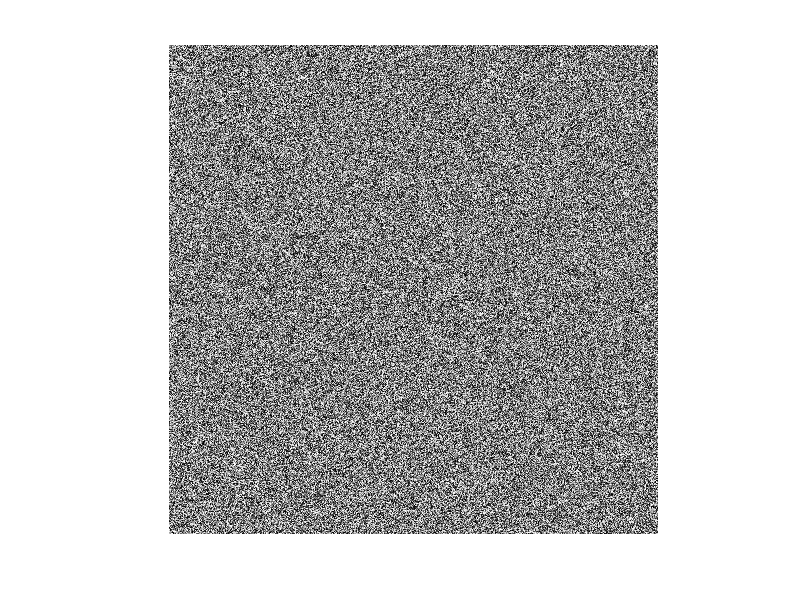

Source code (MATLAB):
function interactiveCircles()
    spotSize = 50;
    % Create a figure and axes
    figure('WindowButtonDownFcn', @mouseClickCallback);
    ax = axes;
    imshow(rand(500, 500), 'Parent', ax); % Display a random image
    hold on;

    % Store circle data
    circles = struct('patch', {}, 'position', {}, 'text', {}, 'id', {});
    availableIDs = []; % Pool of reusable IDs
    nextID = 1; % ID for the next circle, if no reusable IDs exist
    
    % Callback for mouse clicks
    function mouseClickCallback(~, ~)
        % Get current point
        pt = get(ax, 'CurrentPoint');
        x = pt(1, 1);
        y = pt(1, 2);
        
        % Check for modifier keys
        modifiers = get(gcf, 'CurrentModifier');
        isShift = ismember('shift', modifiers);
        isCtrl = ismember('control', modifiers);
        
        if isShift
            % Add a new circle
            addCircle(x, y);
        elseif isCtrl
            % Delete circle if clicked near
            deleteCircle(x, y);
        else
            % Drag existing circle
            dragCircle(x, y);
        end
    end

    % Add a new circle
    function addCircle(x, y)
        % Determine the ID for the new circle
        if ~isempty(availableIDs)
            id = sort(availableIDs(1)); % Reuse the first available ID
            availableIDs(1) = []; % Remove it from the pool
            availableIDs = sort(availableIDs);
        else
            id = nextID; % Use the next sequential ID
            nextID = nextID + 1; % Increment for future use
        end
        
        % Create the circle patch
        theta = linspace(0, 2*pi, 100);
        xCircle = x + spotSize * cos(theta);
        yCircle = y + spotSize * sin(theta);
        patchHandle = patch('XData', xCircle, 'YData', yCircle, ...
                            'FaceColor', 'w', 'EdgeColor', 'none', ...
                            'Parent', ax, 'FaceAlpha', 0.6);
        
        % Add text label for the circle
        textHandle = text(x, y, num2str(id), ...
                          'HorizontalAlignment', 'center', ...
                          'VerticalAlignment', 'middle', ...
                          'Color', 'k', 'FontSize', 25, ...
                          'FontWeight', 'bold');
        
        % Store circle data
        circles(end+1).patch = patchHandle;
        circles(end).position = [x, y];
        circles(end).text = textHandle;
        circles(end).id = id;
    end

    % Delete a circle
    function deleteCircle(x, y)
        for i = length(circles):-1:1
            % Check distance from circle center
            pos = circles(i).position;
            dist = sqrt((x - pos(1))^2 + (y - pos(2))^2);
            if dist < spotSize % Within radius
                % Delete patch and text
                delete(circles(i).patch);
                delete(circles(i).text);
                
                % Add the circle's ID to the pool of reusable IDs
                availableIDs(end+1) = circles(i).id;
                availableIDs = sort(availableIDs);
                
                % Remove the circle from the list
                circles(i) = [];
                return;
            end
        end
    end

    % Drag a circle
    function dragCircle(x, y)
        for i = length(circles):-1:1
            % Check distance from circle center
            pos = circles(i).position;
            dist = sqrt((x - pos(1))^2 + (y - pos(2))^2);
            if dist < spotSize % Within radius
                % Update position
                circles(i).position = [x, y];
                
                % Update patch coordinates
                theta = linspace(0, 2*pi, 100);
                xCircle = x + spotSize * cos(theta);
                yCircle = y + spotSize * sin(theta);
                set(circles(i).patch, 'XData', xCircle, 'YData', yCircle);
                
                % Update text position
                set(circles(i).text, 'Position', [x, y]);
                return;
            end
        end
    end
end
